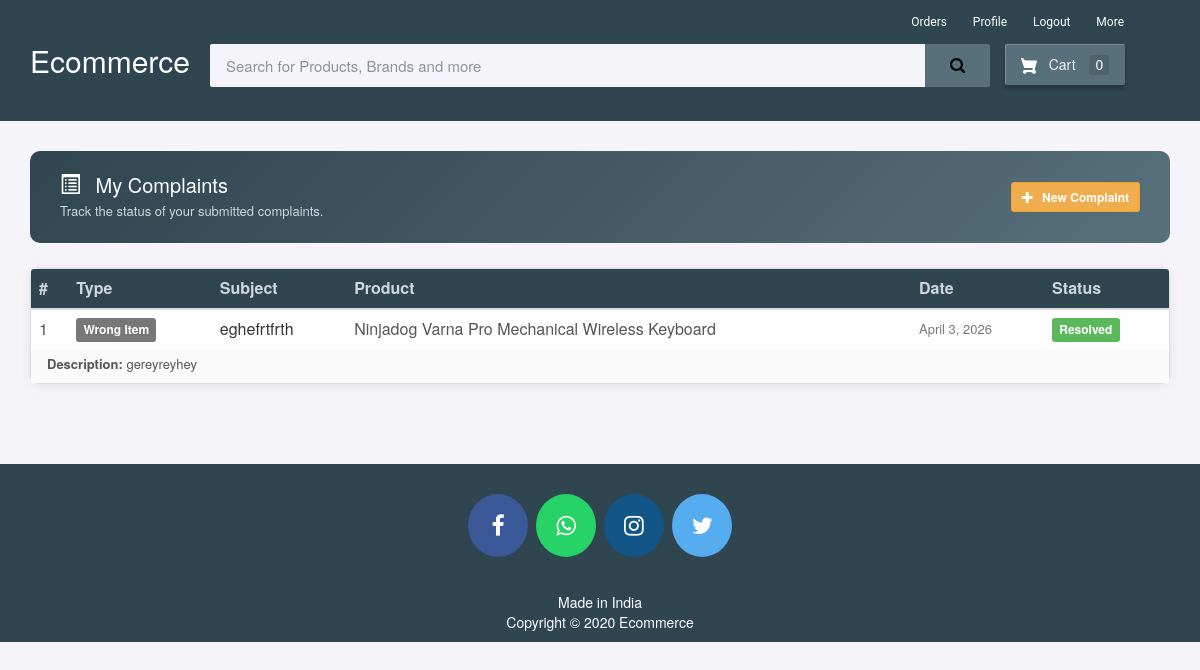
The page /my-complaints (signed in) on the database its author committed.
### ecom/models.py (models this page shows, shortened)
class Complaint(models.Model):
    COMPLAINT_TYPES = (
        ('Product Quality', 'Product Quality'),
        ('Delivery', 'Delivery'),
        ('Wrong Item', 'Wrong Item'),
        ('Damaged', 'Damaged'),
        ('Other', 'Other'),
    )
    STATUS_CHOICES = (
        ('Pending', 'Pending'),
        ('Reviewed', 'Reviewed'),
        ('Resolved', 'Resolved'),
    )
    customer = models.ForeignKey(Customer, on_delete=models.CASCADE, related_name='complaints')
    product = models.ForeignKey(Product, on_delete=models.SET_NULL, null=True, blank=True, related_name='complaints')
    complaint_type = models.CharField(max_length=50, choices=COMPLAINT_TYPES, default='Other')
    subject = models.CharField(max_length=200)
    description = models.TextField()
    status = models.CharField(max_length=20, choices=STATUS_CHOICES, default='Pending')
    created_on = models.DateField(auto_now_add=True)

class Product(models.Model):
    CATEGORIES = (
        ('Electronics','Electronics'),
        ('Fashion','Fashion'),
        ('Home','Home'),
        ('Beauty','Beauty'),
        ('Books','Books'),
        ('Sports','Sports'),
        ('Others','Others'),
    )
    name=models.CharField(max_length=120)
    product_image= models.ImageField(upload_to='product_image/',null=True,blank=True)
    price = models.PositiveIntegerField()
    description=models.TextField()
    about=models.TextField(null=True, blank=True)
    category = models.CharField(max_length=50, choices=CATEGORIES, default='Others')
    subcategory = models.CharField(max_length=50, blank=True, null=True)
    stock = models.IntegerField(default=10)

### ecom/views.py (the view)
# urls.py: path('my-complaints', views.my_complaints_view, name='my-complaints'),
@login_required(login_url='customerlogin')
@user_passes_test(is_customer)
def my_complaints_view(request):
    customer = models.Customer.objects.get(user_id=request.user.id)
    complaints = models.Complaint.objects.filter(customer=customer).order_by('-created_on')
    product_count_in_cart = _cart_item_count(request)
    return render(request, 'ecom/my_complaints.html', {
        'complaints': complaints,
        'product_count_in_cart': product_count_in_cart,
    })

### ecom/views.py (called while the page is built)
def _get_cart_ids(request):
    raw = request.COOKIES.get('product_ids', '')
    if not raw:
        return []
    return [pid for pid in raw.split('|') if pid.strip().isdigit()]

def _cart_item_count(request):
    return len(_get_cart_ids(request))

def is_customer(user):
    return user.groups.filter(name='CUSTOMER').exists()

### templates/ecom/my_complaints.html (shortened to what this page needs)
{% extends 'ecom/customer_base.html' %}
{% load static %}
{% block content %}
<div class="container" style="margin-top: 30px;">
  <div style="background: linear-gradient(135deg, #2F4550, #586F7C); border-radius: 10px; padding: 22px 30px; margin-bottom: 25px; color: #fff; display: flex; align-items: center; justify-content: space-between;">
    <div>
      <h3 style="margin:0; font-size:20px;">
        <span class="glyphicon glyphicon-list-alt" style="margin-right:10px;"></span>
        My Complaints
      </h3>
      <p style="margin: 6px 0 0; color: #cfd8dc; font-size: 13px;">Track the status of your submitted complaints.</p>
    </div>
    <a href="/submit-complaint" class="btn btn-warning btn-sm" style="font-weight:600;">
      <span class="glyphicon glyphicon-plus" style="margin-right:5px;"></span> New Complaint
    </a>
  </div>
  {% if complaints %}
  <div class="panel panel-default" style="border-radius:10px; box-shadow:0 2px 12px rgba(0,0,0,0.08);">
    <div class="table-responsive">
      <table class="table table-hover" style="margin-bottom:0;">
        <thead style="background-color:#2F4550; color:#fff;">
          <tr>
            <th style="color:#cfd8dc;">#</th>
            <th style="color:#cfd8dc;">Type</th>
            <th style="color:#cfd8dc;">Subject</th>
            <th style="color:#cfd8dc;">Product</th>
            <th style="color:#cfd8dc;">Date</th>
            <th style="color:#cfd8dc;">Status</th>
          </tr>
        </thead>
        <tbody>
          {% for complaint in complaints %}
          <tr>
            <td style="vertical-align:middle; color:#555;">{{ forloop.counter }}</td>
            <td style="vertical-align:middle;">
              <span class="label label-default">{{ complaint.complaint_type }}</span>
            </td>
            <td style="vertical-align:middle; font-weight:500;">{{ complaint.subject }}</td>
            <td style="vertical-align:middle; color:#555;">
              {% if complaint.product %}{{ complaint.product.name }}{% else %}<span class="text-muted">-</span>{% endif %}
            </td>
            <td style="vertical-align:middle; color:#777; font-size:13px;">{{ complaint.created_on }}</td>
            <td style="vertical-align:middle;">
              {% if complaint.status == 'Pending' %}
                <span class="label label-warning">Pending</span>
              {% elif complaint.status == 'Reviewed' %}
                <span class="label label-info">Reviewed</span>
              {% elif complaint.status == 'Resolved' %}
                <span class="label label-success">Resolved</span>
              {% endif %}
            </td>
          </tr>
          <tr style="background-color:#fafafa;">
            <td colspan="6" style="font-size:13px; color:#555; padding: 6px 16px 10px 16px; border-top:none;">
              <strong>Description:</strong> {{ complaint.description }}
            </td>
          </tr>
          {% endfor %}
        </tbody>
      </table>
    </div>
  </div>
  {% endif %}
</div>
{% endblock content %}

### static/css/color_palette_original.css (style rules this page uses)
:root { --color-light-bg: #F5FBE6; --color-teal: #215E61; --color-dark-blue: #233D4D; --color-orange: #FE7F2D; --color-white: #ffffff; --body-bg: var(--color-light-bg); --navbar-bg: var(--color-dark-blue); --navbar-text: var(--color-white); --button-primary: var(--color-orange); --button-secondary: var(--color-teal); --button-hover: #e96f1f; --card-bg: var(--color-white); --card-hover-overlay: var(--color-teal); --text-primary: var(--color-dark-blue); --text-secondary: var(--color-teal); --border-color: var(--color-teal); --footer-bg: var(--color-dark-blue); --footer-text: var(--color-white); --status-active: var(--color-orange); }
body { background-color: var(--body-bg); color: var(--text-primary); font-family: system-ui, Arial, sans-serif; }
body { background-color: var(--body-bg); color: var(--text-primary); }

### templates/ecom/customer_base.html (style rules this page uses)
body { background-color: #F4F4F9; }
p { text-align: center; }

### rows shown on the page
Complaint: complaint_type "Wrong Item", subject "eghefrtfrth", product.name "Ninjadog Varna Pro Mechanical Wireless Keyboard", created_on "April 3, 2026", status "Resolved", description "gereyreyhey"

### other values the page prints
{{ product_count_in_cart }} "0"
